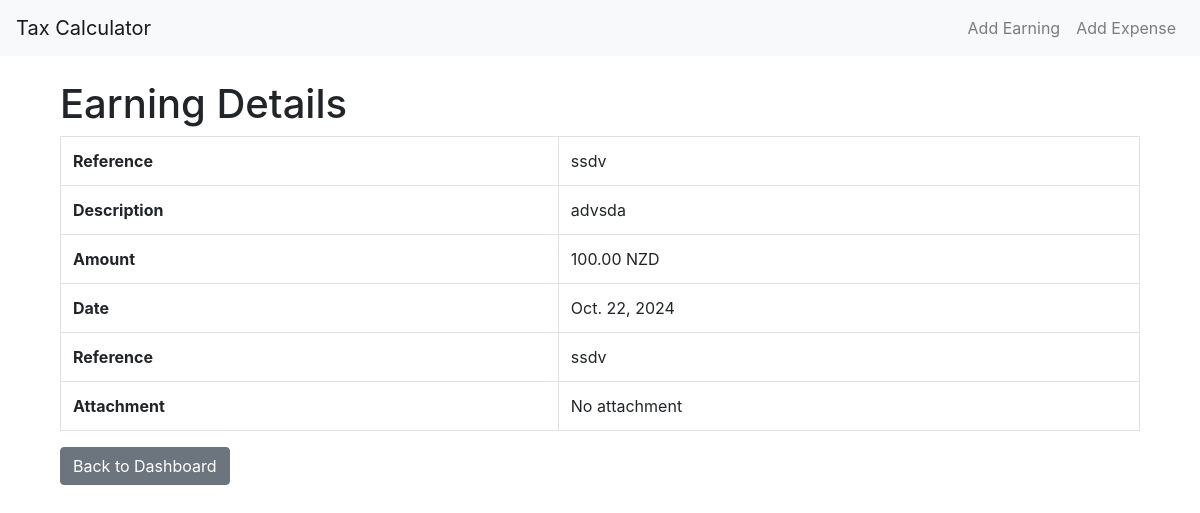
Page /earning/1/ on the committed database.
### finance/models.py (models this page shows, shortened)
class Earning(models.Model):
    reference = models.CharField(max_length=20, blank=True, null=True)
    description = models.CharField(max_length=255)
    amount = models.DecimalField(max_digits=10, decimal_places=2)
    date = models.DateField()
    financial_year = models.ForeignKey(FinancialYear, on_delete=models.CASCADE, related_name='earnings')
    attachment = models.FileField(upload_to='earnings_attachments/', blank=True, null=True)

### finance/views.py (the view)
# urls.py: path('earning/<int:pk>/', views.EarningDetailView.as_view(), name='earning_detail'),
class EarningDetailView(DetailView):
    model = Earning
    template_name = 'earning_detail.html'  # You need to create this template
    context_object_name = 'earning'

### finance/templates/earning_detail.html
{% extends 'base.html' %}
{% block content %}
<div class="container">
    <h1>Earning Details</h1>
    <table class="table table-bordered">
        <tbody>
            <tr>
                <td><strong>Reference</strong></td>
                <td>{{ earning.reference }}</td>
            </tr>
            <tr>
                <td><strong>Description</strong></td>
                <td>{{ earning.description }}</td>
            </tr>
            <tr>
                <td><strong>Amount</strong></td>
                <td>{{ earning.amount|floatformat:2 }} NZD</td>
            </tr>
            <tr>
                <td><strong>Date</strong></td>
                <td>{{ earning.date }}</td>
            </tr>
            <tr>
                <td><strong>Reference</strong></td>
                <td>{{ earning.reference }}</td>
            </tr>
            <tr>
                <td><strong>Attachment</strong></td>
                <td>
                    {% if earning.attachment %}
                        <a href="{{ earning.attachment.url }}" target="_blank">View Attachment</a>
                    {% else %}
                        No attachment
                    {% endif %}
                </td>
            </tr>
        </tbody>
    </table>
    <a href="{% url 'dashboard' %}" class="btn btn-secondary">Back to Dashboard</a>
</div>
{% endblock %}

### rows in the picture
Earning: reference "ssdv", description "advsda", amount "100.00", date "Oct. 22, 2024"
